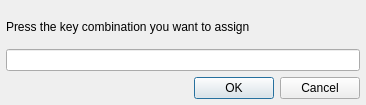
<?xml version="1.0" encoding="UTF-8"?>
<ui version="4.0">
 <class>ShortcutDialog</class>
 <widget class="QDialog" name="ShortcutDialog">
  <property name="geometry">
   <rect>
    <x>0</x>
    <y>0</y>
    <width>366</width>
    <height>105</height>
   </rect>
  </property>
  <property name="windowTitle">
   <string>Change Shortcut</string>
  </property>
  <layout class="QVBoxLayout" name="verticalLayout">
   <property name="leftMargin">
    <number>6</number>
   </property>
   <property name="rightMargin">
    <number>6</number>
   </property>
   <property name="bottomMargin">
    <number>6</number>
   </property>
   <item>
    <widget class="QLabel" name="label">
     <property name="text">
      <string>Press the key combination you want to assign</string>
     </property>
    </widget>
   </item>
   <item>
    <widget class="QLineEdit" name="keyLineEdit">
     <property name="focusPolicy">
      <enum>Qt::NoFocus</enum>
     </property>
     <property name="readOnly">
      <bool>true</bool>
     </property>
    </widget>
   </item>
   <item>
    <widget class="QDialogButtonBox" name="buttonBox">
     <property name="focusPolicy">
      <enum>Qt::NoFocus</enum>
     </property>
     <property name="standardButtons">
      <set>QDialogButtonBox::Cancel|QDialogButtonBox::Ok</set>
     </property>
    </widget>
   </item>
  </layout>
 </widget>
 <resources/>
 <connections>
  <connection>
   <sender>buttonBox</sender>
   <signal>accepted()</signal>
   <receiver>ShortcutDialog</receiver>
   <slot>accept()</slot>
   <hints>
    <hint type="sourcelabel">
     <x>212</x>
     <y>70</y>
    </hint>
    <hint type="destinationlabel">
     <x>192</x>
     <y>269</y>
    </hint>
   </hints>
  </connection>
  <connection>
   <sender>buttonBox</sender>
   <signal>rejected()</signal>
   <receiver>ShortcutDialog</receiver>
   <slot>reject()</slot>
   <hints>
    <hint type="sourcelabel">
     <x>212</x>
     <y>70</y>
    </hint>
    <hint type="destinationlabel">
     <x>246</x>
     <y>214</y>
    </hint>
   </hints>
  </connection>
 </connections>
</ui>
